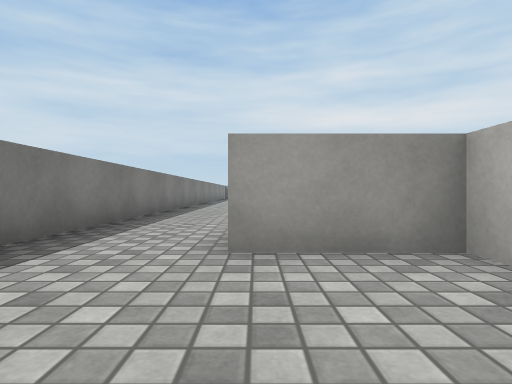
View 1 (above)

24 first-person views from a walk through a Unity game level. The camera is 0.51 m above the floor, looks level and sees 80° across. The floor is counted in squares, 1 m on a side. Each view is taken from the middle of a square. On the plan, view 1 faces up. The plan holds only what a view shows up to about 9 squares ahead; the rest is blank. The place goes on beyond the plan. Surface patterns are stand-ins for the level's own textures.

View 2
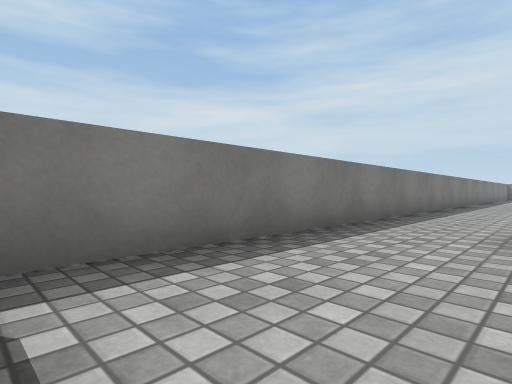

View 3
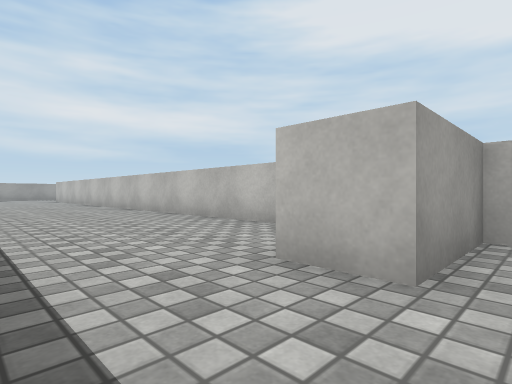

View 4
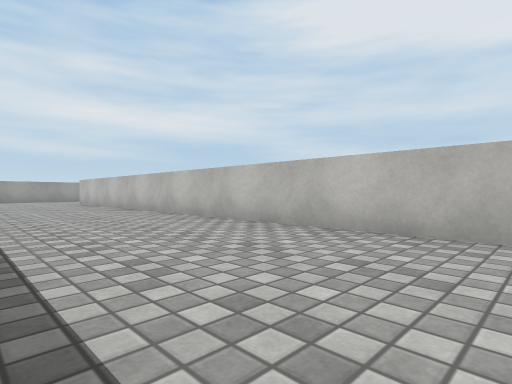

View 5
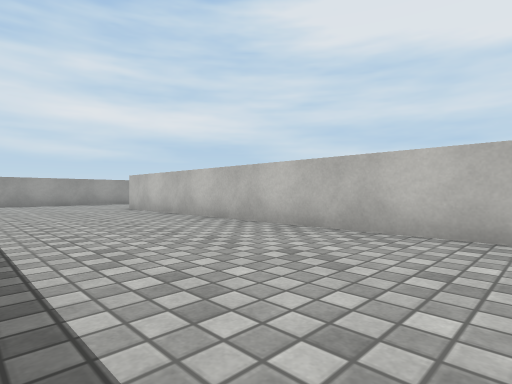

View 6
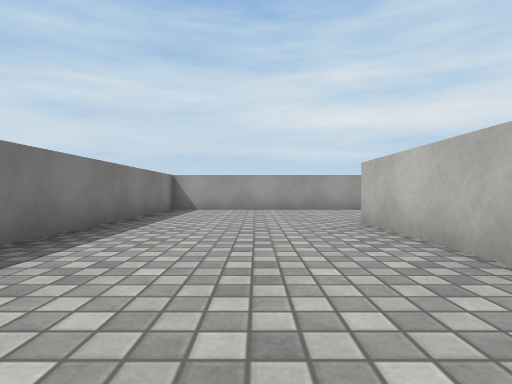

View 7
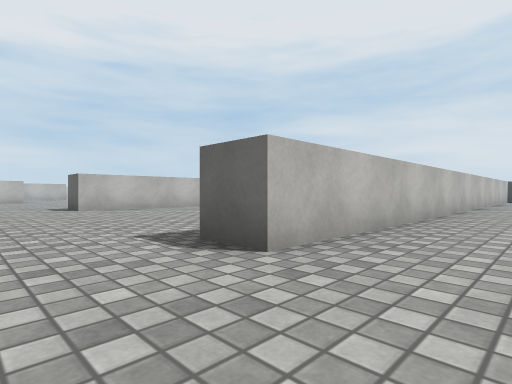

View 8
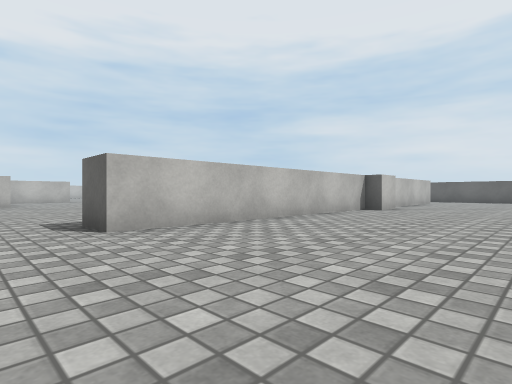

View 9
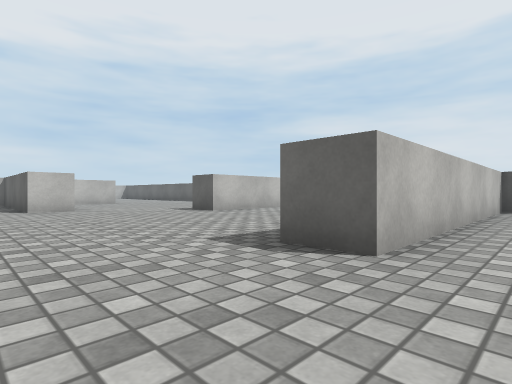

View 10
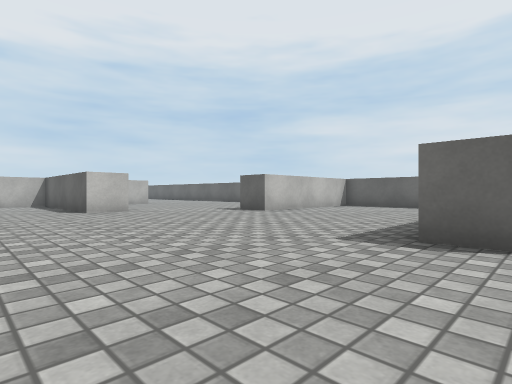

View 11
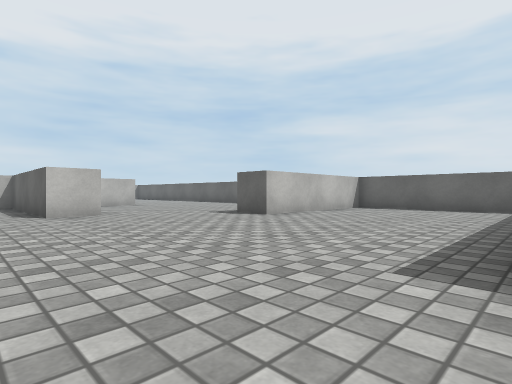

View 12
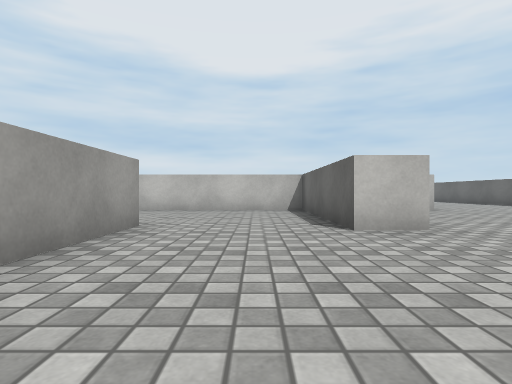

View 13
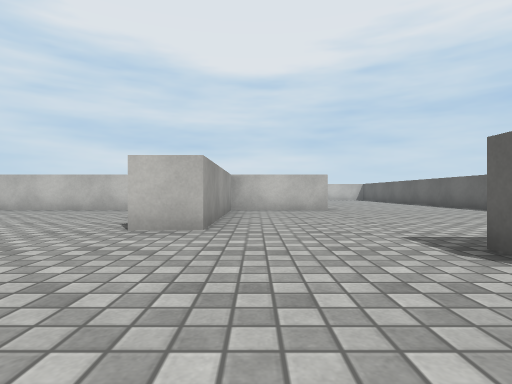

View 14
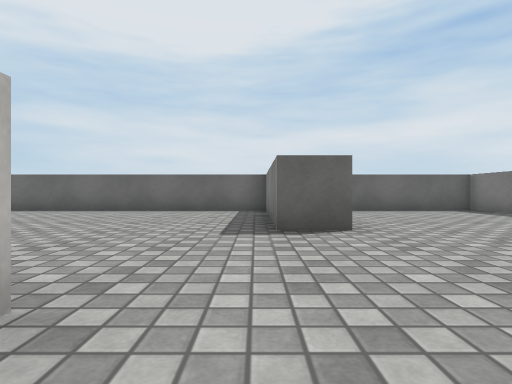

View 15
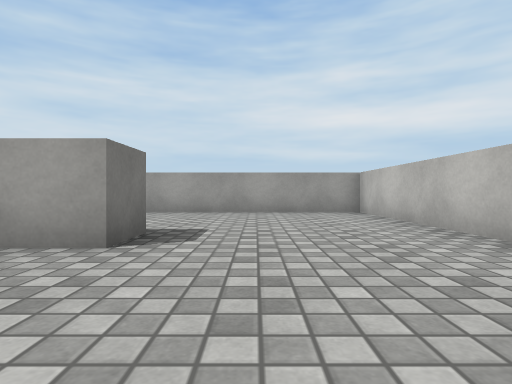

View 16
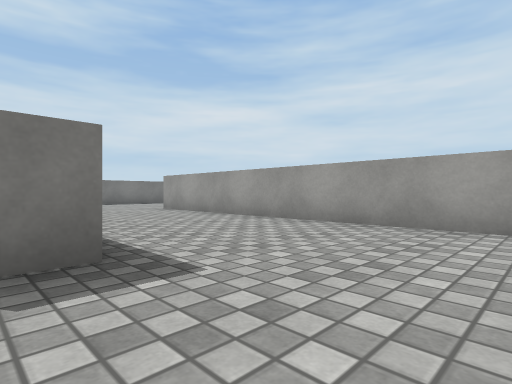

View 17
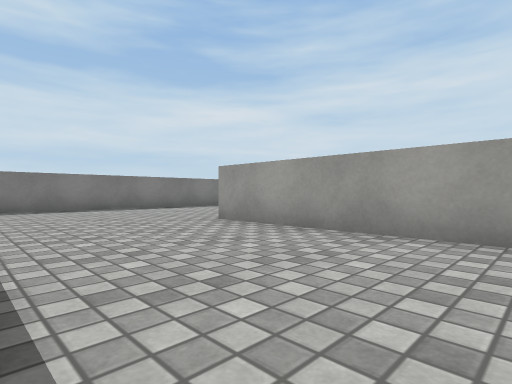

View 18
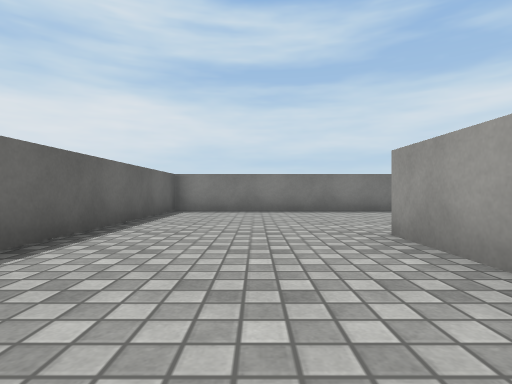

View 19
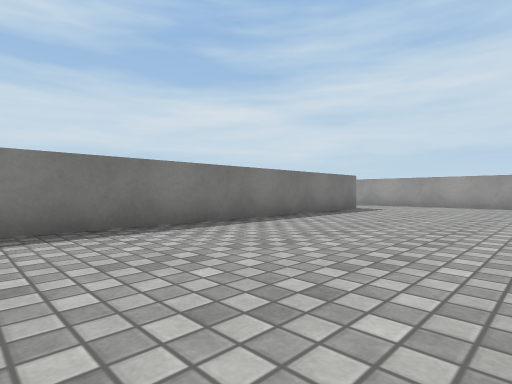

View 20
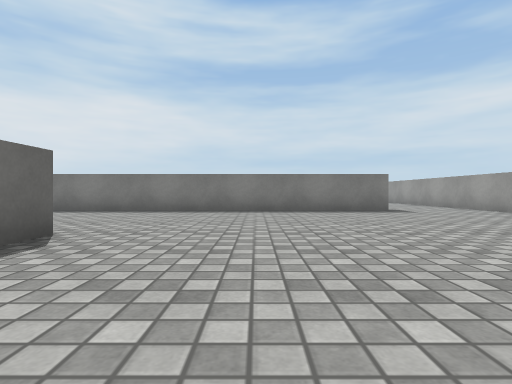

View 21
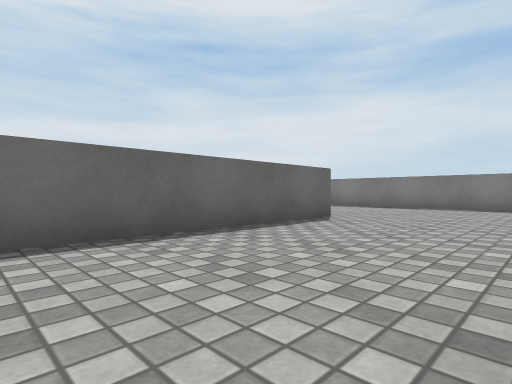

View 22
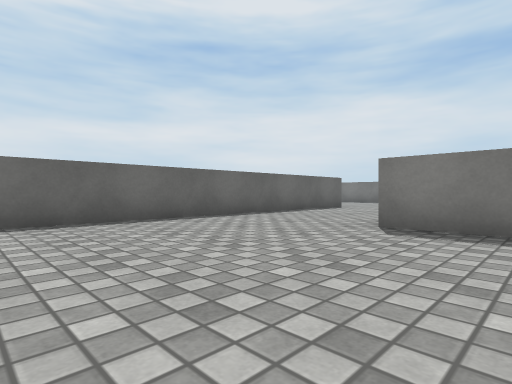

View 23
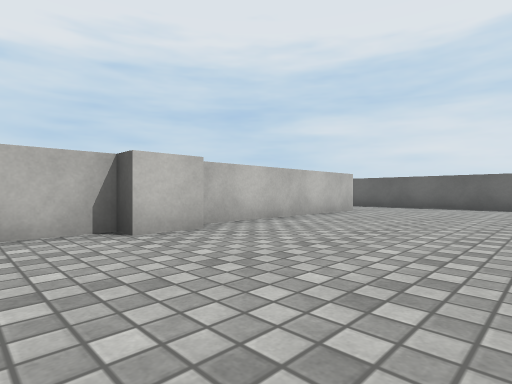

View 24
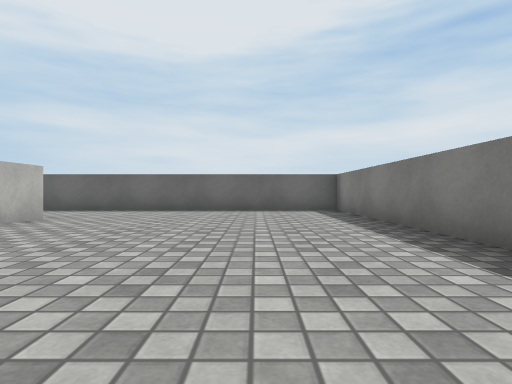

### Floor plan
Points are (right, up) in squares from view 1. A wall is a line through its corners. A room is listed if a view was taken in it or the views show most of it. See-through windows are left out.
Room 1 (views 1, 2, 3)
walls: (-2.4, 2.5) (-2.4, -0.9); (1.8, 2) (1.8, 2.5) (-0.2, 2.5)
ways out: opening at (-1.5, 3) to room 2
Room 2 (views 4, 5, 6, 7, 8, 9, 10, 11, 12, 13, 14, 15, 16, 17, 18, 19, 20, 21, 22, 23, 24)
walls: (10, 13.9) (10, 12.5) (13.4, 12.5); (14.7, 14) (14.7, 16.9) (15.7, 16.9) (15.7, 12.5) (22.9, 12.5); (9, 12.5) (9, 19.6) (10.1, 19.6); (8.5, 11.5) (8.5, 12.5); (17.6, 24.9) (17.6, 23.8) (15, 23.8); (3.1, 23.8) (-2.4, 23.8) (-2.4, 17.8); (21.6, 16.9) (21.6, 19.7) (17, 19.7) (17, 20.7) (21.6, 20.7) (21.6, 28.6) (11.4, 28.6); (11.4, 29.6) (20.6, 29.6); (2.8, 9.4) (2.8, 3.5) (10.9, 3.5); (9, 6.1) (9, 11.2); (1.8, 5.2) (1.8, 20.1) (2.8, 20.1); (-2.4, 9.4) (-2.4, 2.5); (16.6, 34.6) (16.6, 33.1); (6.6, 35.5) (6.6, 24.8) (12.4, 24.8); (-0.2, 2.5) (-0.2, 3.6)
ways out: opening at (-1.5, 3) to room 1

Positions as (right, up) in squares from view 1, and headings:
1: (0, 0), facing up
2: (0, -1), facing up-left
3: (-2, 2), facing up-right
4: (-2, 6), facing up-right
5: (-2, 11), facing up-right
6: (0, 15), facing up
7: (0, 22), facing down-right
8: (5, 21), facing down-right
9: (8, 22), facing down-right
10: (9, 23), facing down-right
11: (10, 22), facing down-right
12: (13, 22), facing right
13: (13, 19), facing right
14: (16, 21), facing down
15: (19, 21), facing up
16: (20, 24), facing up-left
17: (16, 25), facing up-left
18: (15, 27), facing left
19: (11, 27), facing up-left
20: (15, 32), facing left
21: (17, 33), facing down-left
22: (21, 35), facing down-left
23: (5, 14), facing down-right
24: (5, 12), facing down
